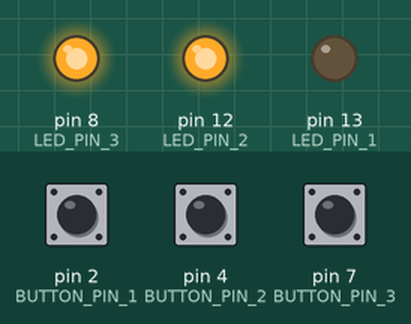
A sketch run on a simulated Arduino Uno, built with avr-gcc and run on an emulated ATmega328P. Shown: output pins drawn as LEDs (lit = HIGH). Inputs (shaded band) come from the test bench; at power-on: pin 2 (BUTTON_PIN_1) HIGH, pin 4 (BUTTON_PIN_2) LOW, pin 7 (BUTTON_PIN_3) LOW.

Above: at 1.2 s.
1.3 s: pin 2 (BUTTON_PIN_1) pulled LOW for 0.15 s
At 3.5 s:
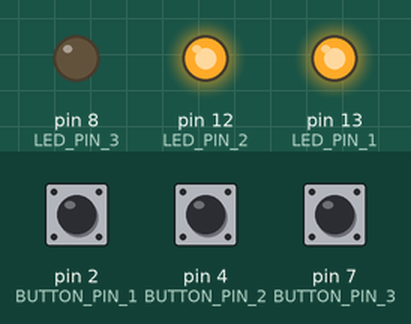
4.4 s: pin 2 (BUTTON_PIN_1) pulled LOW for 3.2 s
10.6 s: pin 2 (BUTTON_PIN_1) pulled LOW for 1 s
At 15.8 s:
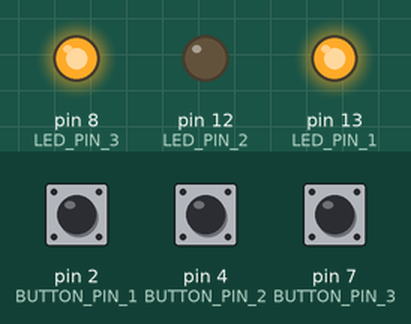
Timing chart, 0 to 17.8 s (numbered marks = the images above; inputs shaded):
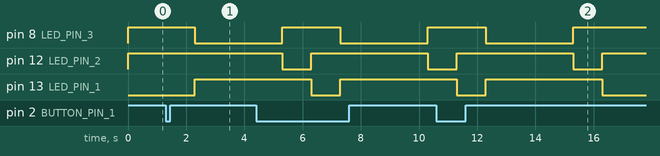

The sketch:

Traffic_Lights.ino
```cpp
// constants won't change. They're used here to set pin numbers:
const int BUTTON_PIN_1 = 2;     //B1/S1
const int BUTTON_PIN_2 = 4;     //B2/S2
const int BUTTON_PIN_3 = 7;     //B3/S3
const int LED_PIN_1 =  13;      //L1 Red/13
const int LED_PIN_2 =  12;      //L2 Yellow/12
const int LED_PIN_3 =  8;      //L3 Green/11

// variables will change:
int buttonState1 = 0;         // variable for reading the pushbutton status
int buttonState2 = 0;
int buttonState3 = 0;

bool button1Press = false;

void setup() {
  // initialize the LED pin as an output:
  pinMode(LED_PIN_1, OUTPUT);
  pinMode(LED_PIN_2, OUTPUT);
  pinMode(LED_PIN_3, OUTPUT);
  // initialize the pushbutton pin as an input:
  pinMode(BUTTON_PIN_1, INPUT);
  pinMode(BUTTON_PIN_2, INPUT);
  pinMode(BUTTON_PIN_3, INPUT);

  //  initialize LED output
  digitalWrite(LED_PIN_1, LOW);
  digitalWrite(LED_PIN_2, HIGH);
  digitalWrite(LED_PIN_3, HIGH);

}

void loop() {
  // read the state of the pushbutton value:
  buttonState1 = digitalRead(BUTTON_PIN_1);
  buttonState2 = digitalRead(BUTTON_PIN_2);
  buttonState3 = digitalRead(BUTTON_PIN_3);


  if (buttonState1 == LOW) {
    delay(1000);
    digitalWrite(LED_PIN_1, HIGH);
    digitalWrite(LED_PIN_3, LOW);
    delay(3000);
    digitalWrite(LED_PIN_3, HIGH);
    digitalWrite(LED_PIN_2, LOW);
    delay(1000);
    digitalWrite(LED_PIN_2, HIGH);
    digitalWrite(LED_PIN_1, LOW);
  }

}
```

Measured:
- after the input at 1.3 s, pin 8 (LED_PIN_3): HIGH → LOW after 1.0 s; pin 13 (LED_PIN_1): LOW → HIGH after 1.0 s
- after the input at 10.6 s, pin 8 (LED_PIN_3): HIGH → LOW after 1.7 s, → HIGH 3.0 s later
